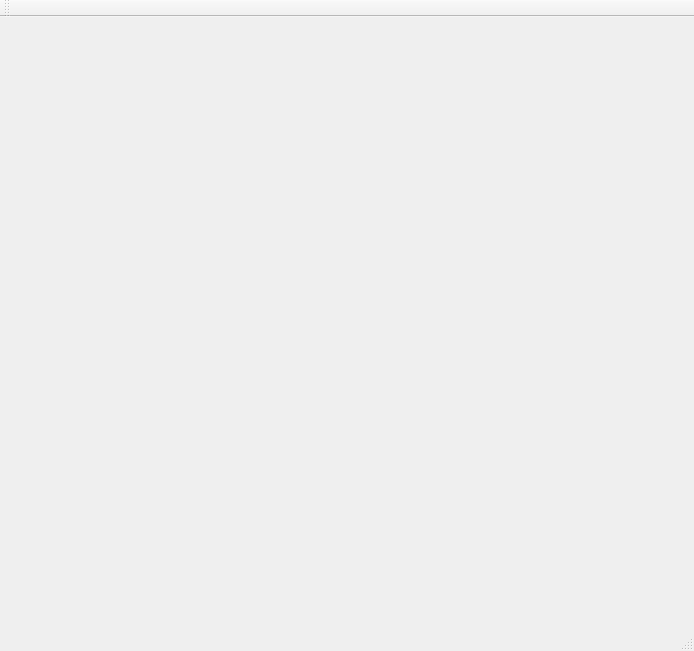
<?xml version="1.0" encoding="UTF-8"?>
<ui version="4.0">
 <class>MainWindow</class>
 <widget class="QMainWindow" name="MainWindow">
  <property name="geometry">
   <rect>
    <x>0</x>
    <y>0</y>
    <width>694</width>
    <height>651</height>
   </rect>
  </property>
  <property name="cursor">
   <cursorShape>ArrowCursor</cursorShape>
  </property>
  <property name="windowTitle">
   <string>MainWindow</string>
  </property>
  <property name="autoFillBackground">
   <bool>true</bool>
  </property>
  <widget class="QWidget" name="centralWidget">
   <layout class="QHBoxLayout" name="horizontalLayout">
    <item>
     <layout class="QGridLayout" name="gridLayout">
      <property name="sizeConstraint">
       <enum>QLayout::SetFixedSize</enum>
      </property>
      <property name="spacing">
       <number>0</number>
      </property>
     </layout>
    </item>
   </layout>
  </widget>
  <widget class="QMenuBar" name="menuBar">
   <property name="geometry">
    <rect>
     <x>0</x>
     <y>0</y>
     <width>694</width>
     <height>26</height>
    </rect>
   </property>
  </widget>
  <widget class="QToolBar" name="mainToolBar">
   <attribute name="toolBarArea">
    <enum>TopToolBarArea</enum>
   </attribute>
   <attribute name="toolBarBreak">
    <bool>false</bool>
   </attribute>
  </widget>
  <widget class="QStatusBar" name="statusBar"/>
 </widget>
 <layoutdefault spacing="6" margin="11"/>
 <resources/>
 <connections/>
</ui>
